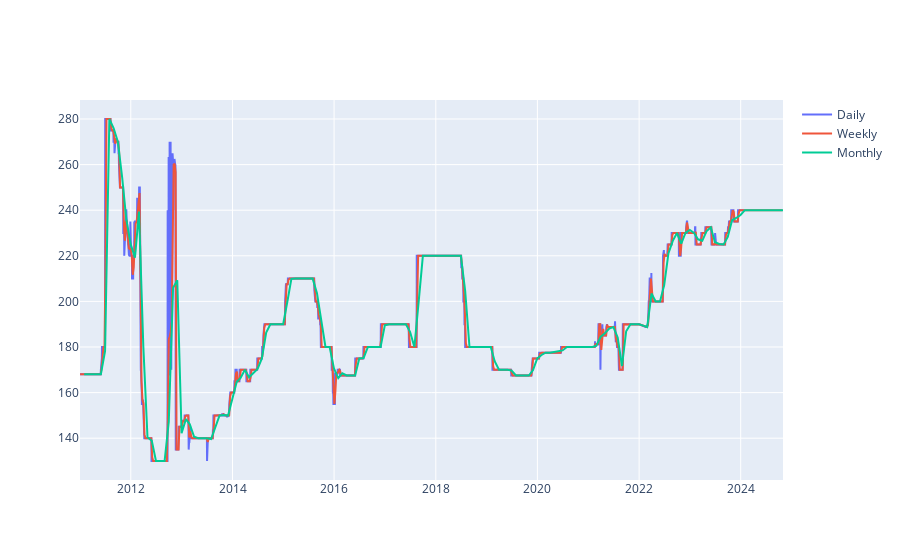

Notebook source saved alongside this figure:
### Code cell
fig = go.Figure()
fig.add_trace(go.Scatter(x=ws_adj.index, y=ws_adj['wheat_bol'], mode='lines', name='Daily'))
fig.add_trace(go.Scatter(x=WS_weekly.index, y=WS_weekly['wheat_bol'], mode='lines', name='Weekly'))
fig.add_trace(go.Scatter(x=WS_monthly.index, y=WS_monthly['wheat_bol'], mode='lines', name='Monthly'))

### Figure 1 — Plotly figure (JSON) as saved in the notebook; plotly's stock layout.template omitted (floating-point values rounded to 4 significant figures; data arrays with more than 128 entries replaced by an {"elided": "..."} marker saying what was removed)
{"data": [{"mode": "lines", "name": "Daily", "type": "scatter", "x": {"elided": "4070 str values"}, "y": {"elided": "4070 float values"}}, {"mode": "lines", "name": "Weekly", "type": "scatter", "x": {"elided": "722 str values"}, "y": {"elided": "722 float values"}}, {"mode": "lines", "name": "Monthly", "type": "scatter", "x": {"elided": "166 str values"}, "y": {"elided": "166 float values"}}], "layout": {}}
